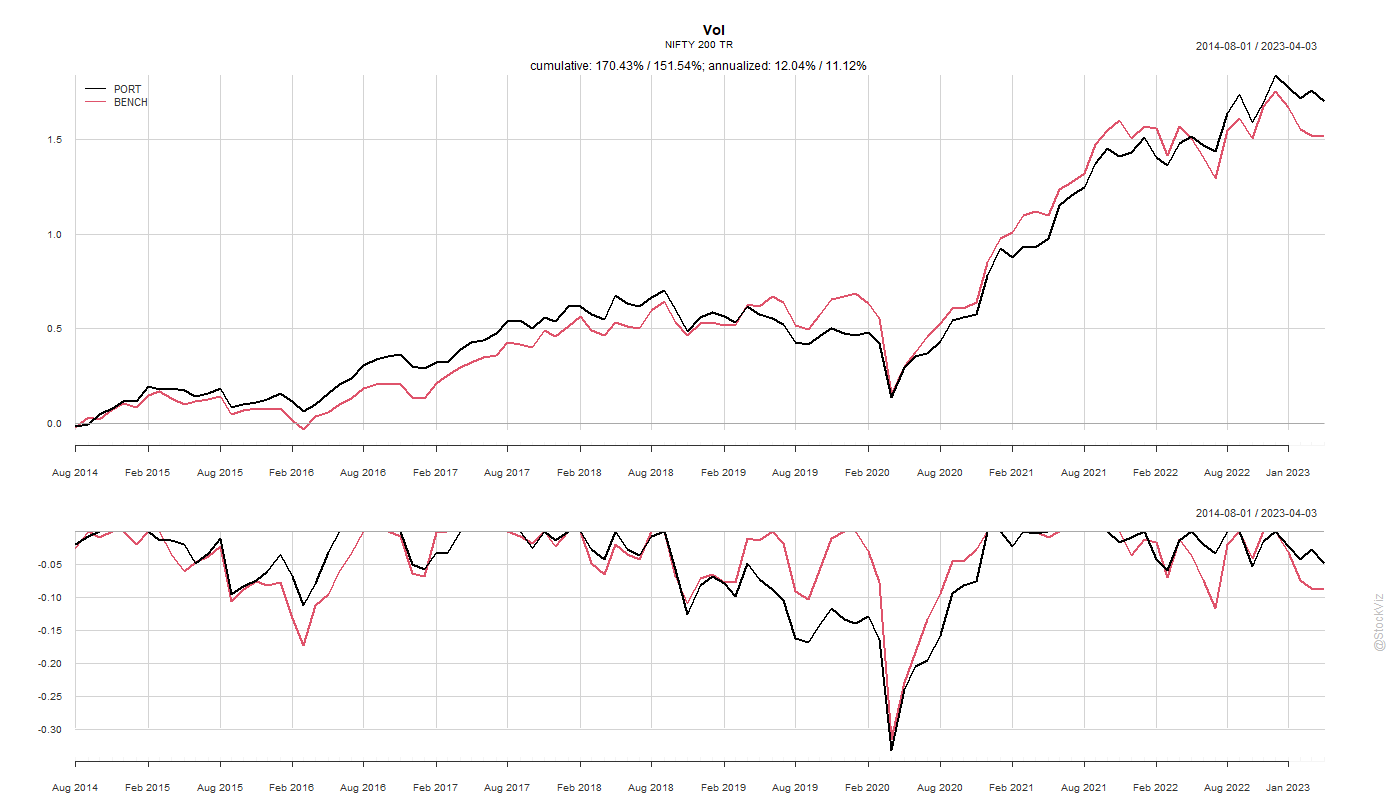

Here is the R script that generated this plot:
### volatility (single sort)

library('RODBC')
library('RPostgres')
library('quantmod')
library('PerformanceAnalytics')
library('PortfolioAnalytics')	

library('tidyverse')
library('lubridate')

options("scipen"=100)
options(stringsAsFactors = FALSE)

source("d:/stockviz/r/config.r")
source("D:/StockViz/public/blog/common/plot.common.R")

reportPath <- "."

lcon <- odbcDriverConnect(sprintf("Driver={ODBC Driver 17 for SQL Server};Server=%s;Database=%s;Uid=%s;Pwd=%s;", ldbserver, ldbname, ldbuser, ldbpassword), case = "nochange", believeNRows = TRUE)
pgCon <- dbConnect(RPostgres::Postgres(), host='sweden', user=ldbuser2, password=ldbpassword2, dbname='StockVizDyn', sslmode='allow')

indexName <- "NIFTY 200 TR"
volCalcLb <- 20 #days
volvolLb <- 500 #days


miscDates <- sqlQuery(lcon, "select distinct time_stamp from EQUITY_MISC_INFO")

indexPx <- sqlQuery(lcon, sprintf("select time_stamp, px_close from BHAV_INDEX where index_name='%s' and time_stamp >= '%s' and time_stamp <= '%s'", indexName, min(miscDates$time_stamp) - volvolLb*2, max(miscDates$time_stamp)))
indexXts <- xts(indexPx[,2], indexPx[,1])

rebalDates <- miscDates %>% mutate(YM = year(time_stamp)*100 + month(time_stamp)) %>%
	group_by(YM) %>%
	summarize(ST=min(time_stamp)) %>%
	select(ST) %>%
	ungroup() %>%
	as.data.frame()

symRets <- data.frame(PERIOD_END="", PORT=0.0, BENCH=0.0)
for(ii in 2:nrow(rebalDates)){
	startDate <- rebalDates$ST[ii-1]
	endDate <- rebalDates$ST[ii]
	
	tsStartDt <- first(head(index(indexXts[paste0("/", startDate)]), volvolLb))
	expectedTs <- nrow(indexXts[paste0(tsStartDt, "/", startDate)])
	
	symbols <- sqlQuery(lcon, sprintf("select top 500 symbol, ff_mkt_cap_cr from EQUITY_MISC_INFO where time_stamp='%s' order by ff_mkt_cap_cr desc", startDate))[,1]
	
	pXts <- NULL
	for(sym in symbols){
		pxDf <- dbGetQuery(pgCon, "select date_stamp, h High, l Low, o Open, c as Close from eod_adjusted_nse 
									where ticker = $1 and date_stamp >= $2 and date_stamp < $3 order by date_stamp", params=list(sym, tsStartDt, startDate))
		
		if(nrow(pxDf) < expectedTs * 0.95) next
		
		pXts <- merge.xts(pXts, volatility(xts(pxDf[,-1], pxDf[, 1]), calc="parkinson"))
		names(pXts)[length(names(pXts))] <- sym
	}

	pXts <- na.trim(pXts, side='left')
	toKeep <- c()
	for(i in 1:ncol(pXts)){
		if(anyNA(pXts[,i])){
			next
		}
		toKeep <- c(toKeep, toString(names(pXts)[i]))
	}

	pXts <- pXts[,toKeep]
	volvolDf <- data.frame(SYMBOL="", VOL=0.0)
	for(i in 1:ncol(pXts)){
		volvolDf <- rbind(volvolDf, c(toString(names(pXts)[i]), last(coredata(pXts[,i]))))
	}
	volvolDf <- volvolDf[-1,]
	
	lowVol <- head(volvolDf[order(volvolDf$VOL),], 100)
	
	expectedTs <- nrow(indexXts[paste0(startDate, "/", endDate)])
	benchRet <- as.numeric(Return.cumulative(dailyReturn(indexXts[paste0(startDate, "/", endDate)])))
	
	totalRet <- 0.0
	symCount <- 0
	for(i in 1:nrow(lowVol)){
		sym <- lowVol$SYMBOL[i]
		pxDf <- dbGetQuery(pgCon, "select date_stamp, c from eod_adjusted_nse 
									where ticker = $1 and date_stamp >= $2 and date_stamp <= $3 order by date_stamp", params=list(sym, startDate, endDate))
		
		if(nrow(pxDf) < expectedTs-2) next
		
		symCount <- symCount + 1
		totalRet <- totalRet + as.numeric(Return.cumulative(dailyReturn(xts(pxDf[,2], pxDf[,1]))))
		
		if (symCount >= 20) break
	}
	periodRet <- totalRet/symCount
	
	if(!is.finite(periodRet)) break
	
	symRets <- rbind(symRets, c(toString(endDate), periodRet, benchRet))
}

symRets <- symRets[-1,]
symRets$PERIOD_END <- as.Date(symRets$PERIOD_END)
symRets$PORT <- as.numeric(symRets$PORT)
symRets$BENCH <- as.numeric(symRets$BENCH)

save(symRets, file=sprintf("%s/symRetsX1.Rdata", reportPath))

########################################

symXts <- xts(symRets[,-1], symRets[,1])

Common.PlotCumReturns(symXts, "Vol", "NIFTY 200 TR", sprintf("%s/sortX1.png", reportPath), NULL)

q()
Return.cumulative(symXts)

table.Drawdowns(symXts[,1], 10)
table.Drawdowns(symXts[,2], 10)

table.Drawdowns(symXts["/2019",1], 10)
table.Drawdowns(symXts["2021/",1], 10)
